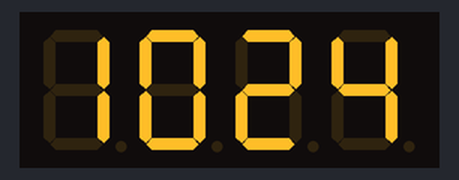
A program run on a simulated Raspberry Pi (BCM pin numbers). On the bench: 4-digit seven-segment display. The clock reads 2024-03-15 10:24:30 at power-on unless the program sets it; library files of the repository ran but are not shown: tm1637.py.

Above: at 0.1 s.
At 63.3 s:
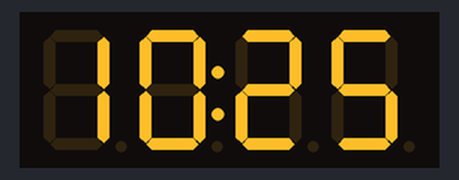
At 128.5 s:
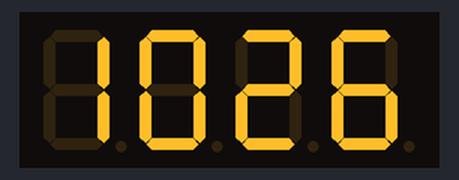

The program:

00_clock.py
```python
import sys
import time
import datetime
import RPi.GPIO as GPIO
import tm1637
#그라운드 14번핀 사용
houseClock = tm1637.TM1637(23,24,tm1637.BRIGHT_TYPICAL) #출력핀 각각 GPIO23 24-> 16번 18번

houseClock.Clear()
houseClock.SetBrightnes(10)

while(True):
    now = datetime.datetime.now()
    hour = now.hour
    minute = now.minute
    second = now.second
    currenttime = [int(hour/10), hour%10, int(minute/10), minute%10]

    houseClock.Show(currenttime)
    houseClock.ShowDoublepoint(second%2)

    time.sleep(1)
```
